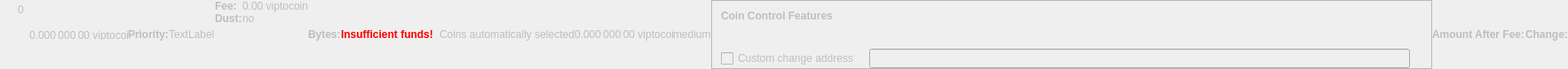
    <widget class="QWidget" name="dummyHideWidget" native="true">
     <property name="enabled">
      <bool>false</bool>
     </property>
     <property name="maximumSize">
      <size>
       <width>100</width>
       <height>22</height>
      </size>
     </property>
     <layout class="QHBoxLayout" name="dummyHideLayout">
      <property name="spacing">
       <number>0</number>
      </property>
      <property name="leftMargin">
       <number>0</number>
      </property>
      <property name="topMargin">
       <number>0</number>
      </property>
      <property name="rightMargin">
       <number>0</number>
      </property>
      <property name="bottomMargin">
       <number>0</number>
      </property>
      <item>
       <layout class="QFormLayout" name="formLayoutCoinControl1">
        <property name="horizontalSpacing">
         <number>10</number>
        </property>
        <property name="verticalSpacing">
         <number>14</number>
        </property>
        <property name="leftMargin">
         <number>10</number>
        </property>
        <property name="topMargin">
         <number>4</number>
        </property>
        <property name="rightMargin">
         <number>6</number>
        </property>
        <item row="0" column="1">
         <widget class="QLabel" name="labelCoinControlBytes">
          <property name="cursor">
           <cursorShape>IBeamCursor</cursorShape>
          </property>
          <property name="contextMenuPolicy">
           <enum>Qt::ActionsContextMenu</enum>
          </property>
          <property name="text">
           <string notr="true">0</string>
          </property>
          <property name="textInteractionFlags">
           <set>Qt::LinksAccessibleByMouse|Qt::TextSelectableByKeyboard|Qt::TextSelectableByMouse</set>
          </property>
         </widget>
        </item>
       </layout>
      </item>
      <item>
       <widget class="QLabel" name="labelCoinControlAfterFee">
        <property name="enabled">
         <bool>false</bool>
        </property>
        <property name="sizePolicy">
         <sizepolicy hsizetype="Fixed" vsizetype="Fixed">
          <horstretch>0</horstretch>
          <verstretch>0</verstretch>
         </sizepolicy>
        </property>
        <property name="minimumSize">
         <size>
          <width>111</width>
          <height>12</height>
         </size>
        </property>
        <property name="maximumSize">
         <size>
          <width>111</width>
          <height>12</height>
         </size>
        </property>
        <property name="cursor">
         <cursorShape>IBeamCursor</cursorShape>
        </property>
        <property name="contextMenuPolicy">
         <enum>Qt::ActionsContextMenu</enum>
        </property>
        <property name="text">
         <string notr="true">0.000 000 00 viptocoin</string>
        </property>
        <property name="textInteractionFlags">
         <set>Qt::LinksAccessibleByMouse|Qt::TextSelectableByKeyboard|Qt::TextSelectableByMouse</set>
        </property>
       </widget>
      </item>
      <item>
       <widget class="QLabel" name="labelCoinControlPriorityText">
        <property name="enabled">
         <bool>false</bool>
        </property>
        <property name="font">
         <font>
          <weight>75</weight>
          <bold>true</bold>
         </font>
        </property>
        <property name="text">
         <string>Priority:</string>
        </property>
       </widget>
      </item>
      <item>
       <layout class="QHBoxLayout" name="horizontalLayout">
        <item>
         <widget class="QLabel" name="WarningLabel">
          <property name="text">
           <string>TextLabel</string>
          </property>
         </widget>
        </item>
       </layout>
      </item>
      <item>
       <layout class="QFormLayout" name="formLayoutCoinControl3">
        <property name="horizontalSpacing">
         <number>0</number>
        </property>
        <property name="verticalSpacing">
         <number>0</number>
        </property>
        <property name="leftMargin">
         <number>0</number>
        </property>
        <property name="topMargin">
         <number>0</number>
        </property>
        <property name="rightMargin">
         <number>0</number>
        </property>
        <item row="0" column="0">
         <widget class="QLabel" name="labelCoinControlFeeText">
          <property name="enabled">
           <bool>false</bool>
          </property>
          <property name="font">
           <font>
            <weight>75</weight>
            <bold>true</bold>
           </font>
          </property>
          <property name="text">
           <string>Fee:</string>
          </property>
          <property name="margin">
           <number>0</number>
          </property>
         </widget>
        </item>
        <item row="0" column="1">
         <widget class="QLabel" name="labelCoinControlFee">
          <property name="enabled">
           <bool>false</bool>
          </property>
          <property name="cursor">
           <cursorShape>IBeamCursor</cursorShape>
          </property>
          <property name="contextMenuPolicy">
           <enum>Qt::ActionsContextMenu</enum>
          </property>
          <property name="text">
           <string notr="true">0.00 viptocoin</string>
          </property>
          <property name="textInteractionFlags">
           <set>Qt::LinksAccessibleByMouse|Qt::TextSelectableByKeyboard|Qt::TextSelectableByMouse</set>
          </property>
         </widget>
        </item>
        <item row="1" column="0">
         <widget class="QLabel" name="labelCoinControlLowOutputText">
          <property name="enabled">
           <bool>false</bool>
          </property>
          <property name="font">
           <font>
            <weight>75</weight>
            <bold>true</bold>
           </font>
          </property>
          <property name="text">
           <string>Dust:</string>
          </property>
         </widget>
        </item>
        <item row="1" column="1">
         <widget class="QLabel" name="labelCoinControlLowOutput">
          <property name="enabled">
           <bool>false</bool>
          </property>
          <property name="cursor">
           <cursorShape>IBeamCursor</cursorShape>
          </property>
          <property name="contextMenuPolicy">
           <enum>Qt::ActionsContextMenu</enum>
          </property>
          <property name="text">
           <string>no</string>
          </property>
          <property name="textInteractionFlags">
           <set>Qt::LinksAccessibleByMouse|Qt::TextSelectableByKeyboard|Qt::TextSelectableByMouse</set>
          </property>
         </widget>
        </item>
       </layout>
      </item>
      <item>
       <widget class="QLabel" name="labelCoinControlBytesText">
        <property name="enabled">
         <bool>false</bool>
        </property>
        <property name="font">
         <font>
          <weight>75</weight>
          <bold>true</bold>
         </font>
        </property>
        <property name="text">
         <string>Bytes:</string>
        </property>
       </widget>
      </item>
      <item>
       <layout class="QFormLayout" name="formLayoutCoinControl2">
        <property name="horizontalSpacing">
         <number>0</number>
        </property>
        <property name="verticalSpacing">
         <number>0</number>
        </property>
        <property name="leftMargin">
         <number>0</number>
        </property>
        <property name="topMargin">
         <number>0</number>
        </property>
        <property name="rightMargin">
         <number>0</number>
        </property>
       </layout>
      </item>
      <item>
       <layout class="QHBoxLayout" name="horizontalLayoutCoinControl2">
        <property name="spacing">
         <number>0</number>
        </property>
        <property name="bottomMargin">
         <number>0</number>
        </property>
       </layout>
      </item>
      <item>
       <widget class="QLabel" name="labelCoinControlInsuffFunds">
        <property name="enabled">
         <bool>false</bool>
        </property>
        <property name="minimumSize">
         <size>
          <width>0</width>
          <height>0</height>
         </size>
        </property>
        <property name="font">
         <font>
          <weight>75</weight>
          <bold>true</bold>
         </font>
        </property>
        <property name="styleSheet">
         <string notr="true">color:red;font-weight:bold;</string>
        </property>
        <property name="text">
         <string>Insufficient funds!</string>
        </property>
        <property name="margin">
         <number>5</number>
        </property>
       </widget>
      </item>
      <item>
       <layout class="QFormLayout" name="formLayoutCoinControl4">
        <property name="horizontalSpacing">
         <number>0</number>
        </property>
        <property name="verticalSpacing">
         <number>0</number>
        </property>
        <property name="leftMargin">
         <number>0</number>
        </property>
        <property name="topMargin">
         <number>0</number>
        </property>
        <property name="rightMargin">
         <number>0</number>
        </property>
       </layout>
      </item>
      <item>
       <widget class="QLabel" name="labelCoinControlChangeLabel">
        <property name="enabled">
         <bool>false</bool>
        </property>
        <property name="sizePolicy">
         <sizepolicy hsizetype="Preferred" vsizetype="Expanding">
          <horstretch>0</horstretch>
          <verstretch>0</verstretch>
         </sizepolicy>
        </property>
        <property name="minimumSize">
         <size>
          <width>0</width>
          <height>0</height>
         </size>
        </property>
        <property name="text">
         <string/>
        </property>
        <property name="margin">
         <number>3</number>
        </property>
       </widget>
      </item>
      <item>
       <widget class="QLabel" name="labelCoinControlAutomaticallySelected">
        <property name="enabled">
         <bool>false</bool>
        </property>
        <property name="sizePolicy">
         <sizepolicy hsizetype="Fixed" vsizetype="Fixed">
          <horstretch>0</horstretch>
          <verstretch>0</verstretch>
         </sizepolicy>
        </property>
        <property name="minimumSize">
         <size>
          <width>0</width>
          <height>0</height>
         </size>
        </property>
        <property name="maximumSize">
         <size>
          <width>240</width>
          <height>16777215</height>
         </size>
        </property>
        <property name="text">
         <string>Coins automatically selected</string>
        </property>
        <property name="margin">
         <number>5</number>
        </property>
       </widget>
      </item>
      <item>
       <widget class="QLabel" name="labelCoinControlChange">
        <property name="enabled">
         <bool>false</bool>
        </property>
        <property name="sizePolicy">
         <sizepolicy hsizetype="Fixed" vsizetype="Fixed">
          <horstretch>0</horstretch>
          <verstretch>0</verstretch>
         </sizepolicy>
        </property>
        <property name="minimumSize">
         <size>
          <width>111</width>
          <height>0</height>
         </size>
        </property>
        <property name="maximumSize">
         <size>
          <width>111</width>
          <height>16777215</height>
         </size>
        </property>
        <property name="cursor">
         <cursorShape>IBeamCursor</cursorShape>
        </property>
        <property name="contextMenuPolicy">
         <enum>Qt::ActionsContextMenu</enum>
        </property>
        <property name="text">
         <string notr="true">0.000 000 00 viptocoin</string>
        </property>
        <property name="textInteractionFlags">
         <set>Qt::LinksAccessibleByMouse|Qt::TextSelectableByKeyboard|Qt::TextSelectableByMouse</set>
        </property>
       </widget>
      </item>
      <item>
       <widget class="QLabel" name="labelCoinControlPriority">
        <property name="enabled">
         <bool>false</bool>
        </property>
        <property name="cursor">
         <cursorShape>IBeamCursor</cursorShape>
        </property>
        <property name="contextMenuPolicy">
         <enum>Qt::ActionsContextMenu</enum>
        </property>
        <property name="text">
         <string>medium</string>
        </property>
        <property name="textInteractionFlags">
         <set>Qt::LinksAccessibleByMouse|Qt::TextSelectableByKeyboard|Qt::TextSelectableByMouse</set>
        </property>
       </widget>
      </item>
      <item>
       <widget class="QFrame" name="frameCoinControl">
        <property name="sizePolicy">
         <sizepolicy hsizetype="Expanding" vsizetype="Expanding">
          <horstretch>0</horstretch>
          <verstretch>0</verstretch>
         </sizepolicy>
        </property>
        <property name="maximumSize">
         <size>
          <width>16777215</width>
          <height>16777215</height>
         </size>
        </property>
        <property name="frameShape">
         <enum>QFrame::StyledPanel</enum>
        </property>
        <property name="frameShadow">
         <enum>QFrame::Sunken</enum>
        </property>
        <layout class="QVBoxLayout" name="verticalLayoutCoinControl2_2">
         <property name="spacing">
          <number>0</number>
         </property>
         <property name="leftMargin">
          <number>0</number>
         </property>
         <property name="topMargin">
          <number>0</number>
         </property>
         <property name="rightMargin">
          <number>0</number>
         </property>
         <property name="bottomMargin">
          <number>0</number>
         </property>
         <item>
          <layout class="QVBoxLayout" name="verticalLayoutCoinControl" stretch="0,0,0,1">
           <property name="spacing">
            <number>0</number>
           </property>
           <property name="leftMargin">
            <number>10</number>
           </property>
           <property name="topMargin">
            <number>10</number>
           </property>
           <item>
            <layout class="QHBoxLayout" name="horizontalLayoutCoinControl1">
             <property name="bottomMargin">
              <number>15</number>
             </property>
             <item>
              <widget class="QLabel" name="labelCoinControlFeatures">
               <property name="enabled">
                <bool>false</bool>
               </property>
               <property name="sizePolicy">
                <sizepolicy hsizetype="Preferred" vsizetype="Maximum">
                 <horstretch>0</horstretch>
                 <verstretch>0</verstretch>
                </sizepolicy>
               </property>
               <property name="font">
                <font>
                 <weight>75</weight>
                 <bold>true</bold>
                </font>
               </property>
               <property name="styleSheet">
                <string notr="true">font-weight:bold;</string>
               </property>
               <property name="text">
                <string>Coin Control Features</string>
               </property>
              </widget>
             </item>
            </layout>
           </item>
           <item>
            <widget class="QWidget" name="widgetCoinControl" native="true">
             <property name="sizePolicy">
              <sizepolicy hsizetype="Preferred" vsizetype="Preferred">
               <horstretch>0</horstretch>
               <verstretch>0</verstretch>
              </sizepolicy>
             </property>
             <property name="minimumSize">
              <size>
               <width>0</width>
               <height>0</height>
              </size>
             </property>
             <property name="styleSheet">
              <string notr="true"/>
             </property>
             <layout class="QHBoxLayout" name="horizontalLayoutCoinControl5_2">
              <property name="leftMargin">
               <number>0</number>
              </property>
              <property name="topMargin">
               <number>0</number>
              </property>
              <property name="rightMargin">
               <number>0</number>
              </property>
              <property name="bottomMargin">
               <number>0</number>
              </property>
              <item>
               <layout class="QHBoxLayout" name="horizontalLayoutCoinControl3">
                <property name="spacing">
                 <number>20</number>
                </property>
                <property name="topMargin">
                 <number>0</number>
                </property>
                <property name="bottomMargin">
                 <number>10</number>
                </property>
               </layout>
              </item>
             </layout>
            </widget>
           </item>
           <item>
            <layout class="QHBoxLayout" name="horizontalLayoutCoinControl4" stretch="0,0,0">
             <property name="spacing">
              <number>12</number>
             </property>
             <property name="sizeConstraint">
              <enum>QLayout::SetDefaultConstraint</enum>
             </property>
             <property name="topMargin">
              <number>5</number>
             </property>
             <property name="rightMargin">
              <number>5</number>
             </property>
             <item>
              <widget class="QCheckBox" name="checkBoxCoinControlChange">
               <property name="enabled">
                <bool>false</bool>
               </property>
               <property name="toolTip">
                <string>If this is activated, but the change address is empty or invalid, change will be sent to a newly generated address.</string>
               </property>
               <property name="text">
                <string>Custom change address</string>
               </property>
              </widget>
             </item>
             <item>
              <widget class="QValidatedLineEdit" name="lineEditCoinControlChange">
               <property name="enabled">
                <bool>false</bool>
               </property>
               <property name="sizePolicy">
                <sizepolicy hsizetype="Expanding" vsizetype="Fixed">
                 <horstretch>0</horstretch>
                 <verstretch>0</verstretch>
                </sizepolicy>
               </property>
              </widget>
             </item>
             <item>
              <widget class="QLabel" name="labelCoinControlChangeLabel_2">
               <property name="sizePolicy">
                <sizepolicy hsizetype="Preferred" vsizetype="Expanding">
                 <horstretch>0</horstretch>
                 <verstretch>0</verstretch>
                </sizepolicy>
               </property>
               <property name="minimumSize">
                <size>
                 <width>0</width>
                 <height>0</height>
                </size>
               </property>
               <property name="text">
                <string/>
               </property>
               <property name="margin">
                <number>3</number>
               </property>
              </widget>
             </item>
            </layout>
           </item>
           <item>
            <spacer name="verticalSpacerCoinControl">
             <property name="orientation">
              <enum>Qt::Vertical</enum>
             </property>
             <property name="sizeHint" stdset="0">
              <size>
               <width>800</width>
               <height>1</height>
              </size>
             </property>
            </spacer>
           </item>
          </layout>
         </item>
        </layout>
       </widget>
      </item>
      <item>
       <widget class="QLabel" name="labelCoinControlAfterFeeText">
        <property name="enabled">
         <bool>false</bool>
        </property>
        <property name="minimumSize">
         <size>
          <width>0</width>
          <height>0</height>
         </size>
        </property>
        <property name="maximumSize">
         <size>
          <width>16777215</width>
          <height>16777215</height>
         </size>
        </property>
        <property name="font">
         <font>
          <weight>75</weight>
          <bold>true</bold>
         </font>
        </property>
        <property name="text">
         <string>Amount After Fee:</string>
        </property>
        <property name="alignment">
         <set>Qt::AlignLeading|Qt::AlignLeft|Qt::AlignVCenter</set>
        </property>
        <property name="margin">
         <number>0</number>
        </property>
       </widget>
      </item>
      <item>
       <widget class="QLabel" name="labelCoinControlChangeText">
        <property name="enabled">
         <bool>false</bool>
        </property>
        <property name="sizePolicy">
         <sizepolicy hsizetype="Preferred" vsizetype="Preferred">
          <horstretch>0</horstretch>
          <verstretch>0</verstretch>
         </sizepolicy>
        </property>
        <property name="minimumSize">
         <size>
          <width>0</width>
          <height>0</height>
         </size>
        </property>
        <property name="maximumSize">
         <size>
          <width>16777215</width>
          <height>16777215</height>
         </size>
        </property>
        <property name="font">
         <font>
          <weight>75</weight>
          <bold>true</bold>
         </font>
        </property>
        <property name="text">
         <string>Change:</string>
        </property>
        <property name="alignment">
         <set>Qt::AlignLeading|Qt::AlignLeft|Qt::AlignVCenter</set>
        </property>
       </widget>
      </item>
     </layout>
    </widget>
